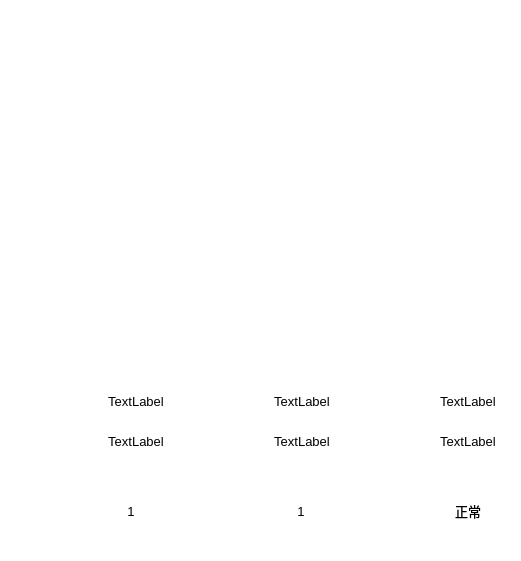
  <widget class="QFrame" name="frame_5">
   <property name="geometry">
    <rect>
     <x>1010</x>
     <y>480</y>
     <width>521</width>
     <height>561</height>
    </rect>
   </property>
   <property name="styleSheet">
    <string notr="true">background: transparent; 
background-image: url(:/pic/blue_bg.png);
border:0px</string>
   </property>
   <property name="frameShape">
    <enum>QFrame::StyledPanel</enum>
   </property>
   <property name="frameShadow">
    <enum>QFrame::Raised</enum>
   </property>
   <widget class="DoubleCyEmForm" name="cy_em_1_widget" native="true">
    <property name="geometry">
     <rect>
      <x>27</x>
      <y>113</y>
      <width>190</width>
      <height>230</height>
     </rect>
    </property>
   </widget>
   <widget class="QLabel" name="label">
    <property name="geometry">
     <rect>
      <x>1155</x>
      <y>113</y>
      <width>106</width>
      <height>26</height>
     </rect>
    </property>
    <property name="font">
     <font>
      <pointsize>15</pointsize>
     </font>
    </property>
    <property name="layoutDirection">
     <enum>Qt::LeftToRight</enum>
    </property>
    <property name="styleSheet">
     <string notr="true">color: rgb(255, 255, 255);
background-image: url(:/pic/smalltitle.png);</string>
    </property>
    <property name="text">
     <string>1#液压站</string>
    </property>
    <property name="alignment">
     <set>Qt::AlignCenter</set>
    </property>
   </widget>
   <widget class="QLabel" name="label_2">
    <property name="geometry">
     <rect>
      <x>29</x>
      <y>83</y>
      <width>73</width>
      <height>15</height>
     </rect>
    </property>
    <property name="font">
     <font>
      <pointsize>9</pointsize>
     </font>
    </property>
    <property name="styleSheet">
     <string notr="true">color: rgb(255, 255, 255);
background-image: url(:/pic/subtitle.png);</string>
    </property>
    <property name="text">
     <string>滑架电机</string>
    </property>
    <property name="alignment">
     <set>Qt::AlignCenter</set>
    </property>
   </widget>
   <widget class="QLabel" name="label_16">
    <property name="geometry">
     <rect>
      <x>35</x>
      <y>353</y>
      <width>73</width>
      <height>15</height>
     </rect>
    </property>
    <property name="font">
     <font>
      <pointsize>9</pointsize>
     </font>
    </property>
    <property name="styleSheet">
     <string notr="true">color: rgb(255, 255, 255);
background-image: url(:/pic/subtitle.png);</string>
    </property>
    <property name="text">
     <string>1#污泥滑架</string>
    </property>
    <property name="alignment">
     <set>Qt::AlignCenter</set>
    </property>
   </widget>
   <widget class="QLabel" name="label_17">
    <property name="geometry">
     <rect>
      <x>133</x>
      <y>353</y>
      <width>73</width>
      <height>15</height>
     </rect>
    </property>
    <property name="font">
     <font>
      <pointsize>9</pointsize>
     </font>
    </property>
    <property name="styleSheet">
     <string notr="true">color: rgb(255, 255, 255);
background-image: url(:/pic/subtitle.png);</string>
    </property>
    <property name="text">
     <string>2#污泥滑架</string>
    </property>
    <property name="alignment">
     <set>Qt::AlignCenter</set>
    </property>
   </widget>
   <widget class="QLabel" name="label_22">
    <property name="geometry">
     <rect>
      <x>223</x>
      <y>352</y>
      <width>73</width>
      <height>15</height>
     </rect>
    </property>
    <property name="font">
     <font>
      <pointsize>9</pointsize>
     </font>
    </property>
    <property name="styleSheet">
     <string notr="true">color: rgb(255, 255, 255);
background-image: url(:/pic/subtitle.png);</string>
    </property>
    <property name="text">
     <string>盖板马达</string>
    </property>
    <property name="alignment">
     <set>Qt::AlignCenter</set>
    </property>
   </widget>
   <widget class="QLabel" name="label_10">
    <property name="geometry">
     <rect>
      <x>220</x>
      <y>82</y>
      <width>73</width>
      <height>15</height>
     </rect>
    </property>
    <property name="font">
     <font>
      <pointsize>9</pointsize>
     </font>
    </property>
    <property name="styleSheet">
     <string notr="true">color: rgb(255, 255, 255);
background-image: url(:/pic/subtitle.png);</string>
    </property>
    <property name="text">
     <string>盖板电机</string>
    </property>
    <property name="alignment">
     <set>Qt::AlignCenter</set>
    </property>
   </widget>
   <widget class="SingleEmForm" name="cp_em_1_widget" native="true">
    <property name="geometry">
     <rect>
      <x>210</x>
      <y>112</y>
      <width>95</width>
      <height>230</height>
     </rect>
    </property>
   </widget>
   <widget class="SingleEmForm" name="cs_em_1_widget" native="true">
    <property name="geometry">
     <rect>
      <x>310</x>
      <y>113</y>
      <width>95</width>
      <height>230</height>
     </rect>
    </property>
   </widget>
   <widget class="QLabel" name="label_23">
    <property name="geometry">
     <rect>
      <x>323</x>
      <y>353</y>
      <width>73</width>
      <height>15</height>
     </rect>
    </property>
    <property name="font">
     <font>
      <pointsize>9</pointsize>
     </font>
    </property>
    <property name="styleSheet">
     <string notr="true">color: rgb(255, 255, 255);
background-image: url(:/pic/subtitle.png);</string>
    </property>
    <property name="text">
     <string>取料机马达</string>
    </property>
    <property name="alignment">
     <set>Qt::AlignCenter</set>
    </property>
   </widget>
   <widget class="QLabel" name="label_12">
    <property name="geometry">
     <rect>
      <x>320</x>
      <y>83</y>
      <width>73</width>
      <height>15</height>
     </rect>
    </property>
    <property name="font">
     <font>
      <pointsize>9</pointsize>
     </font>
    </property>
    <property name="styleSheet">
     <string notr="true">color: rgb(255, 255, 255);
background-image: url(:/pic/subtitle.png);</string>
    </property>
    <property name="text">
     <string>取料电机</string>
    </property>
    <property name="alignment">
     <set>Qt::AlignCenter</set>
    </property>
   </widget>
   <widget class="QLabel" name="label_5">
    <property name="geometry">
     <rect>
      <x>420</x>
      <y>83</y>
      <width>73</width>
      <height>15</height>
     </rect>
    </property>
    <property name="font">
     <font>
      <pointsize>9</pointsize>
     </font>
    </property>
    <property name="styleSheet">
     <string notr="true">color: rgb(255, 255, 255);
background-image: url(:/pic/subtitle.png);</string>
    </property>
    <property name="text">
     <string>螺旋电机</string>
    </property>
    <property name="alignment">
     <set>Qt::AlignCenter</set>
    </property>
   </widget>
   <widget class="QLabel" name="label_26">
    <property name="geometry">
     <rect>
      <x>423</x>
      <y>353</y>
      <width>73</width>
      <height>15</height>
     </rect>
    </property>
    <property name="font">
     <font>
      <pointsize>9</pointsize>
     </font>
    </property>
    <property name="styleSheet">
     <string notr="true">color: rgb(255, 255, 255);
background-image: url(:/pic/subtitle.png);</string>
    </property>
    <property name="text">
     <string>螺旋马达</string>
    </property>
    <property name="alignment">
     <set>Qt::AlignCenter</set>
    </property>
   </widget>
   <widget class="SingleEmForm" name="spiral_em_1_widget" native="true">
    <property name="geometry">
     <rect>
      <x>410</x>
      <y>113</y>
      <width>95</width>
      <height>230</height>
     </rect>
    </property>
   </widget>
   <widget class="QLabel" name="label_14">
    <property name="geometry">
     <rect>
      <x>210</x>
      <y>20</y>
      <width>106</width>
      <height>26</height>
     </rect>
    </property>
    <property name="font">
     <font>
      <pointsize>15</pointsize>
     </font>
    </property>
    <property name="layoutDirection">
     <enum>Qt::LeftToRight</enum>
    </property>
    <property name="styleSheet">
     <string notr="true">color: rgb(255, 255, 255);
background-image: url(:/pic/smalltitle.png);</string>
    </property>
    <property name="text">
     <string>2#液压站</string>
    </property>
    <property name="alignment">
     <set>Qt::AlignCenter</set>
    </property>
   </widget>
   <widget class="QLabel" name="label_102">
    <property name="geometry">
     <rect>
      <x>193</x>
      <y>500</y>
      <width>72</width>
      <height>22</height>
     </rect>
    </property>
    <property name="font">
     <font>
      <pointsize>10</pointsize>
     </font>
    </property>
    <property name="styleSheet">
     <string notr="true">color: rgb(255, 255, 255);
background-image: url(:/pic/field_bg.png);</string>
    </property>
    <property name="text">
     <string>油箱液位</string>
    </property>
    <property name="alignment">
     <set>Qt::AlignCenter</set>
    </property>
   </widget>
   <widget class="QLabel" name="SB_CM_PRESSURE_label">
    <property name="geometry">
     <rect>
      <x>266</x>
      <y>430</y>
      <width>72</width>
      <height>22</height>
     </rect>
    </property>
    <property name="font">
     <font>
      <pointsize>10</pointsize>
     </font>
    </property>
    <property name="styleSheet">
     <string notr="true">background-image: url(:/pic/white_bg.png);</string>
    </property>
    <property name="text">
     <string>TextLabel</string>
    </property>
    <property name="alignment">
     <set>Qt::AlignCenter</set>
    </property>
   </widget>
   <widget class="QLabel" name="label_85">
    <property name="geometry">
     <rect>
      <x>194</x>
      <y>430</y>
      <width>72</width>
      <height>22</height>
     </rect>
    </property>
    <property name="font">
     <font>
      <pointsize>10</pointsize>
     </font>
    </property>
    <property name="styleSheet">
     <string notr="true">color: rgb(255, 255, 255);
background-image: url(:/pic/field_bg.png);</string>
    </property>
    <property name="text">
     <string>取料机压力</string>
    </property>
    <property name="alignment">
     <set>Qt::AlignCenter</set>
    </property>
   </widget>
   <widget class="QLabel" name="LS_2_TEMP_label">
    <property name="geometry">
     <rect>
      <x>95</x>
      <y>500</y>
      <width>72</width>
      <height>22</height>
     </rect>
    </property>
    <property name="font">
     <font>
      <pointsize>10</pointsize>
     </font>
    </property>
    <property name="styleSheet">
     <string notr="true">background-image: url(:/pic/white_bg.png);</string>
    </property>
    <property name="text">
     <string>1</string>
    </property>
    <property name="alignment">
     <set>Qt::AlignCenter</set>
    </property>
   </widget>
   <widget class="QLabel" name="LS_2_LEVEL_label">
    <property name="geometry">
     <rect>
      <x>265</x>
      <y>500</y>
      <width>72</width>
      <height>22</height>
     </rect>
    </property>
    <property name="font">
     <font>
      <pointsize>10</pointsize>
     </font>
    </property>
    <property name="styleSheet">
     <string notr="true">background-image: url(:/pic/white_bg.png);</string>
    </property>
    <property name="text">
     <string>1</string>
    </property>
    <property name="alignment">
     <set>Qt::AlignCenter</set>
    </property>
   </widget>
   <widget class="QLabel" name="label_67">
    <property name="geometry">
     <rect>
      <x>28</x>
      <y>390</y>
      <width>72</width>
      <height>22</height>
     </rect>
    </property>
    <property name="font">
     <font>
      <pointsize>10</pointsize>
     </font>
    </property>
    <property name="styleSheet">
     <string notr="true">color: rgb(255, 255, 255);
background-image: url(:/pic/field_bg.png);</string>
    </property>
    <property name="text">
     <string>1#滑架压力</string>
    </property>
    <property name="alignment">
     <set>Qt::AlignCenter</set>
    </property>
   </widget>
   <widget class="QLabel" name="SY_1_PRESSURE_label">
    <property name="geometry">
     <rect>
      <x>100</x>
      <y>390</y>
      <width>72</width>
      <height>22</height>
     </rect>
    </property>
    <property name="font">
     <font>
      <pointsize>10</pointsize>
     </font>
    </property>
    <property name="styleSheet">
     <string notr="true">background-image: url(:/pic/white_bg.png);</string>
    </property>
    <property name="text">
     <string>TextLabel</string>
    </property>
    <property name="alignment">
     <set>Qt::AlignCenter</set>
    </property>
   </widget>
   <widget class="QLabel" name="SB_CP_PRESSURE_label">
    <property name="geometry">
     <rect>
      <x>266</x>
      <y>390</y>
      <width>72</width>
      <height>22</height>
     </rect>
    </property>
    <property name="font">
     <font>
      <pointsize>10</pointsize>
     </font>
    </property>
    <property name="styleSheet">
     <string notr="true">background-image: url(:/pic/white_bg.png);</string>
    </property>
    <property name="text">
     <string>TextLabel</string>
    </property>
    <property name="alignment">
     <set>Qt::AlignCenter</set>
    </property>
   </widget>
   <widget class="QLabel" name="label_103">
    <property name="geometry">
     <rect>
      <x>23</x>
      <y>500</y>
      <width>72</width>
      <height>22</height>
     </rect>
    </property>
    <property name="font">
     <font>
      <pointsize>10</pointsize>
     </font>
    </property>
    <property name="styleSheet">
     <string notr="true">color: rgb(255, 255, 255);
background-image: url(:/pic/field_bg.png);</string>
    </property>
    <property name="text">
     <string>油箱温度</string>
    </property>
    <property name="alignment">
     <set>Qt::AlignCenter</set>
    </property>
   </widget>
   <widget class="QLabel" name="label_86">
    <property name="geometry">
     <rect>
      <x>28</x>
      <y>430</y>
      <width>72</width>
      <height>22</height>
     </rect>
    </property>
    <property name="font">
     <font>
      <pointsize>10</pointsize>
     </font>
    </property>
    <property name="styleSheet">
     <string notr="true">color: rgb(255, 255, 255);
background-image: url(:/pic/field_bg.png);</string>
    </property>
    <property name="text">
     <string>2#滑架压力</string>
    </property>
    <property name="alignment">
     <set>Qt::AlignCenter</set>
    </property>
   </widget>
   <widget class="QLabel" name="label_87">
    <property name="geometry">
     <rect>
      <x>194</x>
      <y>390</y>
      <width>72</width>
      <height>22</height>
     </rect>
    </property>
    <property name="font">
     <font>
      <pointsize>10</pointsize>
     </font>
    </property>
    <property name="styleSheet">
     <string notr="true">color: rgb(255, 255, 255);
background-image: url(:/pic/field_bg.png);</string>
    </property>
    <property name="text">
     <string>盖板压力</string>
    </property>
    <property name="alignment">
     <set>Qt::AlignCenter</set>
    </property>
   </widget>
   <widget class="QLabel" name="SY_2_PRESSURE_label">
    <property name="geometry">
     <rect>
      <x>100</x>
      <y>430</y>
      <width>72</width>
      <height>22</height>
     </rect>
    </property>
    <property name="font">
     <font>
      <pointsize>10</pointsize>
     </font>
    </property>
    <property name="styleSheet">
     <string notr="true">background-image: url(:/pic/white_bg.png);</string>
    </property>
    <property name="text">
     <string>TextLabel</string>
    </property>
    <property name="alignment">
     <set>Qt::AlignCenter</set>
    </property>
   </widget>
   <widget class="QLabel" name="label_88">
    <property name="geometry">
     <rect>
      <x>360</x>
      <y>430</y>
      <width>72</width>
      <height>22</height>
     </rect>
    </property>
    <property name="font">
     <font>
      <pointsize>10</pointsize>
     </font>
    </property>
    <property name="styleSheet">
     <string notr="true">color: rgb(255, 255, 255);
background-image: url(:/pic/field_bg.png);</string>
    </property>
    <property name="text">
     <string>混料机压力</string>
    </property>
    <property name="alignment">
     <set>Qt::AlignCenter</set>
    </property>
   </widget>
   <widget class="QLabel" name="SB_SPIRAL_PRESSURE_label">
    <property name="geometry">
     <rect>
      <x>432</x>
      <y>390</y>
      <width>72</width>
      <height>22</height>
     </rect>
    </property>
    <property name="font">
     <font>
      <pointsize>10</pointsize>
     </font>
    </property>
    <property name="styleSheet">
     <string notr="true">background-image: url(:/pic/white_bg.png);</string>
    </property>
    <property name="text">
     <string>TextLabel</string>
    </property>
    <property name="alignment">
     <set>Qt::AlignCenter</set>
    </property>
   </widget>
   <widget class="QLabel" name="MIXER_PRESSURE_label">
    <property name="geometry">
     <rect>
      <x>432</x>
      <y>430</y>
      <width>72</width>
      <height>22</height>
     </rect>
    </property>
    <property name="font">
     <font>
      <pointsize>10</pointsize>
     </font>
    </property>
    <property name="styleSheet">
     <string notr="true">background-image: url(:/pic/white_bg.png);</string>
    </property>
    <property name="text">
     <string>TextLabel</string>
    </property>
    <property name="alignment">
     <set>Qt::AlignCenter</set>
    </property>
   </widget>
   <widget class="QLabel" name="label_89">
    <property name="geometry">
     <rect>
      <x>360</x>
      <y>390</y>
      <width>72</width>
      <height>22</height>
     </rect>
    </property>
    <property name="font">
     <font>
      <pointsize>10</pointsize>
     </font>
    </property>
    <property name="styleSheet">
     <string notr="true">color: rgb(255, 255, 255);
background-image: url(:/pic/field_bg.png);</string>
    </property>
    <property name="text">
     <string>3#螺旋压力</string>
    </property>
    <property name="alignment">
     <set>Qt::AlignCenter</set>
    </property>
   </widget>
   <widget class="QLabel" name="LS_2_OL_label">
    <property name="geometry">
     <rect>
      <x>432</x>
      <y>500</y>
      <width>72</width>
      <height>22</height>
     </rect>
    </property>
    <property name="font">
     <font>
      <pointsize>10</pointsize>
     </font>
    </property>
    <property name="styleSheet">
     <string notr="true">background-image: url(:/pic/white_bg.png);</string>
    </property>
    <property name="text">
     <string>正常</string>
    </property>
    <property name="alignment">
     <set>Qt::AlignCenter</set>
    </property>
   </widget>
   <widget class="QLabel" name="label_107">
    <property name="geometry">
     <rect>
      <x>360</x>
      <y>500</y>
      <width>72</width>
      <height>22</height>
     </rect>
    </property>
    <property name="font">
     <font>
      <pointsize>10</pointsize>
     </font>
    </property>
    <property name="styleSheet">
     <string notr="true">color: rgb(255, 255, 255);
background-image: url(:/pic/field_bg.png);</string>
    </property>
    <property name="text">
     <string>油箱状态</string>
    </property>
    <property name="alignment">
     <set>Qt::AlignCenter</set>
    </property>
   </widget>
  </widget>
